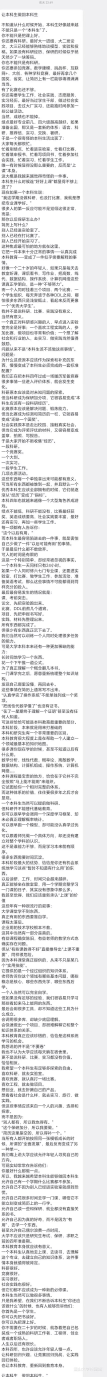
#> input picture examples/undergrad-rebuttal/images/source.jpg, 640 x 8260 px, found by its file name (shown at 1/6 size)
$ python slicer.py
#> lines starting #> are read from the running program, lines starting #| are printed output that depends on the picture
"""Slice the task's long screenshot into readable, uploadable pieces.

The source is 640x8260. A chat UI downscales an image that tall until its text is
illegible, so the material is delivered as overlapping vertical slices instead: each
slice stays under ~1.8k px on its long side, which survives downscaling.
"""
from __future__ import annotations

import io
import sys
from pathlib import Path

from PIL import Image

sys.stdout = io.TextIOWrapper(sys.stdout.buffer, encoding="utf-8", errors="replace")

SOURCE = Path(sys.argv[1]) if len(sys.argv) > 1 else Path("source.jpg")
OUT_DIR = Path(sys.argv[2]) if len(sys.argv) > 2 else Path("slices")
SLICE_HEIGHT = 1700
OVERLAP = 100


def main() -> int:
    OUT_DIR.mkdir(parents=True, exist_ok=True)
    image = Image.open(SOURCE)
#> image is the input picture: PIL image 640x8260 RGB; mean R, G, B 231.1, 231.1, 232.2
    width, height = image.size
#> width = 640; height = 8260
    step = SLICE_HEIGHT - OVERLAP
    print(f"source {SOURCE.name} {width}x{height} -> slices of {SLICE_HEIGHT}px, overlap {OVERLAP}px")

    paths = []
    index = 0
    top = 0
    while top < height:
        bottom = min(height, top + SLICE_HEIGHT)
        crop = image.crop((0, top, width, bottom))
        path = OUT_DIR / f"slice-{index + 1:02d}.png"
        crop.save(path, "PNG", optimize=True)
        paths.append(path)
        print(f"  {path.name}  rows {top}-{bottom}  {crop.size[0]}x{crop.size[1]}  {path.stat().st_size} bytes")
        index += 1
        if bottom >= height:
            break
        top += step
#> this loop made 1 pass
#> pass 1, in main, `crop = image.crop((0, top, width, bottom))`:
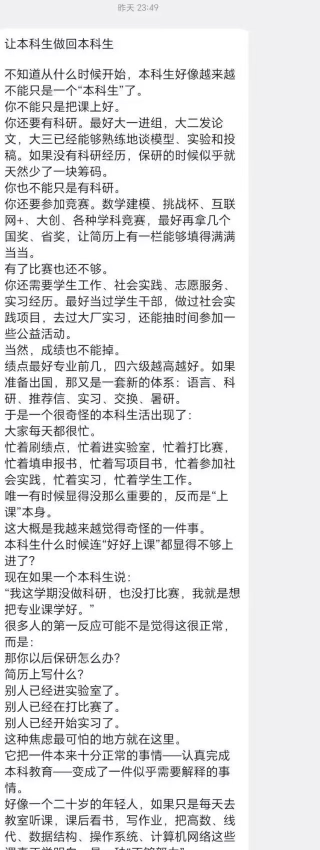
#> crop: PIL image 640x1700 RGB (shown at 1/2 size); mean R, G, B 231.1, 231.1, 232.3
#> after the loop, index = 0; paths = 1 item; top = 0

    print(f"\n{len(paths)} slices in {OUT_DIR}")
    return 0


if __name__ == "__main__":
#> (the run stopped early here; a loop or call above may not have finished)
